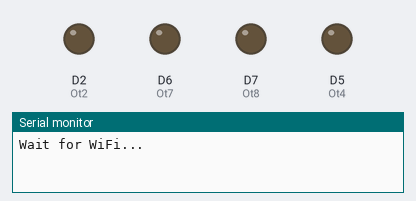
Bench run of a sketch on a simulated ESP8266 (NodeMCU). Shown: output pins drawn as LEDs (lit = HIGH), the last lines printed to the serial monitor. WiFi joins after 1.5 s; servers stay silent unless stated.

Above: at 0.1 s.
At 2.2 s:
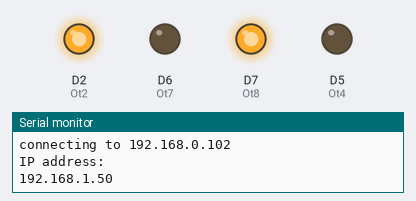
Timing chart, 0 to 3.7 s (numbered marks = the images above):
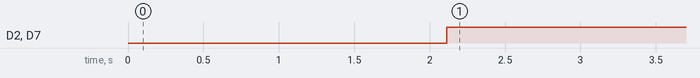

Measured:
- by itself, D2 (Ot2), D7 (Ot8): LOW → HIGH at 2.1 s

The sketch:

esp_105_rightClient.ino
```cpp
/*
    This sketch sends a message to a TCP server

*/

#include <ESP8266WiFi.h>
#include <ESP8266WiFiMulti.h>

ESP8266WiFiMulti WiFiMulti;

const int readSlider1 = A0;

boolean modeChange = 1; //0 =selfs  1=other
//const int modeChanging = D3;
const int Ot2 = 4;
const int Ot4 = D5;
const int Ot7 = D6;
const int Ot8 = D7;

const int testHigh = 155;
const int testLow = 130;

int FromOther = 0;
int ToOther = 0;
void setup() {
  Serial.begin(115200);
  delay(10);

  pinMode(readSlider1, INPUT);
  //pinMode(modeChanging, INPUT);


  pinMode(Ot2, OUTPUT);
  pinMode(Ot4, OUTPUT);
  pinMode(Ot7, OUTPUT);
  pinMode(Ot8, OUTPUT);

  // We start by connecting to a WiFi network
  WiFiMulti.addAP("dlink-DC88", "ydeok89348");
  //const char* ssid     = "dlink-DC88";
  //const char* password = "ydeok89348";
  Serial.println();
  Serial.println();
  Serial.print("Wait for WiFi... ");

  while (WiFiMulti.run() != WL_CONNECTED) {
    Serial.print(".");
    delay(50);
  }

  Serial.println("");
  Serial.println("WiFi connected");
  Serial.println("IP address: ");
  Serial.println(WiFi.localIP());

  delay(500);
}


void loop() {
  //modeChange = digitalRead(modeChanging);

  if (!modeChange) {
    sliderControlSelf();
  }
  else {
    ToOther = slider(readSlider1);
    sliderControlByOther(FromOther);
  }
  internetCheck(ToOther);
}
void internetCheck(int sendToOther) {
  const uint16_t port = 80;
  const char * host = "192.168.0.102"; // ip or dns

  Serial.print("connecting to ");
  Serial.println(host);
  Serial.println("IP address: ");
  Serial.println(WiFi.localIP());
  // Use WiFiClient class to create TCP connections
  WiFiClient client;
  if (!client.connect(host, port)) {
    Serial.println("connection failed");
    Serial.println("wait 5 sec...");
    delay(50);
    return;
  }

  client.print(sendToOther);
  String req;
  while(client.available()==0){
    //Serial.println("Wait");
  }

  req = client.readStringUntil('\r');
  int val;
  val = req.toInt();
  FromOther = val;
  Serial.println(req);
  //digitalWrite(D7, val);
  // This will send the request to the server

  //client.flush();

  //client.stop();

}

void sliderControlByOther(int FromOther) {
  int sliderValue1 = FromOther;

  if (sliderValue1 > testHigh) {
    digitalWrite(Ot2, LOW);
    digitalWrite(Ot4, HIGH);
    digitalWrite(Ot7, HIGH);
    digitalWrite(Ot8, LOW);
  }

  else if (sliderValue1 < testLow) {
    digitalWrite(Ot2, HIGH);
    digitalWrite(Ot4, LOW);
    digitalWrite(Ot7, LOW);
    digitalWrite(Ot8, HIGH);
  }

  else {
    digitalWrite(Ot2, HIGH);
    digitalWrite(Ot4, HIGH);
    digitalWrite(Ot7, HIGH);
    digitalWrite(Ot8, HIGH);
  }

}


void sliderControlSelf() {
  int slidervalue1 = slider(readSlider1);

  if (slidervalue1 > testHigh) {
    digitalWrite(Ot2, LOW);
    digitalWrite(Ot4, HIGH);
    digitalWrite(Ot7, HIGH);
    digitalWrite(Ot8, LOW);
  }

  else if (slidervalue1 < testLow) {
    digitalWrite(Ot2, HIGH);
    digitalWrite(Ot4, LOW);
    digitalWrite(Ot7, LOW);
    digitalWrite(Ot8, HIGH);
  }

  else {
    digitalWrite(Ot2, HIGH);
    digitalWrite(Ot4, HIGH);
    digitalWrite(Ot7, HIGH);
    digitalWrite(Ot8, HIGH);
  }

}


int slider(int slider) {
  int sli = analogRead(slider);
  int value = int(map(sli, 0, 1024, 0, 255));
  Serial.println(value);
  delay(100);
  return value ;
}
```
